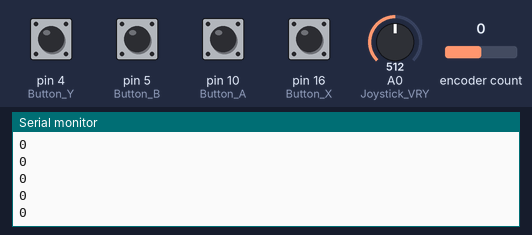
Bench run of a sketch on a simulated Arduino Leonardo, built with avr-gcc and run on an emulated ATmega32U4. Shown: the last lines printed to the serial monitor. The test bench sets the inputs (shaded band); at power-on: pin 4 (Button_Y), pin 5 (Button_B), pin 10 (Button_A), pin 16 (Button_X) HIGH, encoder count 0, A0 (Joystick_VRY) = 512. USB keyboard and mouse output is not drawn.

Above: at 1.2 s.
1.3 s: encoder count set to 1
At 1.33 s:
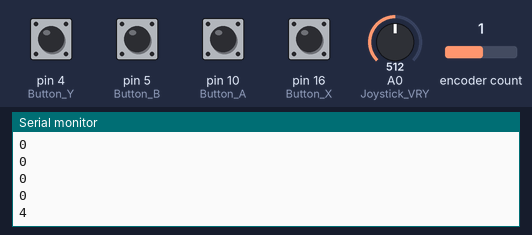
2.8 s: encoder count set to 2
At 2.81 s:
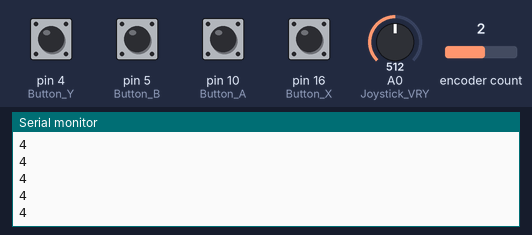
Timing chart, 0 to 5.8 s (numbered marks = the images above; inputs shaded):
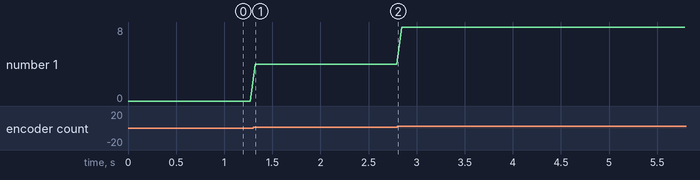

Measured:
- after the input at 1.3 s, the serial monitor: prints a new line at once (image 1)
- plotted number 1: 0 → 4 after the input at 1.3 s, 4 → 8 after the input at 2.8 s

The sketch:

joystick_arcade_race.ino
```cpp
#include <Joystick.h>
#include <Encoder.h>

long oldPosition  = -999;
//Encoder pin A and B to pin 5 and 6
Encoder myEnc(3, 2);

#define Joystick_GND  21 // Setando o pino A3 como o GND do nódulo Joystick
#define Joystick_VCC  20 // Setando o pino A2 como o Vcc do nódulo Joystick
#define Joystick_VRX  A1 // Setando os pinos abaixo cada um com sua função
#define Joystick_VRY  A0
#define Joystick_SW   15
#define Button_B      5
#define Button_Y      4
#define Button_A      10
#define Button_X      16
#define Button_Start  3
#define Button_Select 2

Joystick_ Joystick(JOYSTICK_DEFAULT_REPORT_ID,JOYSTICK_TYPE_GAMEPAD,
  11, 0,                  // Quantidade de botões, Numero de Hat Switch
  true, false, false,     // Eixos X e Y no joystick, mas não o eixo Z
  false, false, false,   // Sem Rx, Ry, ou Rz
  false, false,          // Sem rudder ou throttle
  false, false, true);  // Sem acelerador, freio, ou direção

void setup() {
  Serial.begin(9600);
  pinMode(Joystick_GND, OUTPUT); // Setendo Joystick_GND como saída, já que ele deverá jogar o valor 0V para o módulo.
  pinMode(Joystick_VCC, OUTPUT); // Setendo Joystick_VCC como saída, já que ele deverá jogar o valor 5V para o módulo.
  pinMode(Joystick_VRX, INPUT); // Setando como entrada porque este pino deverá ler o valor do joystick
  pinMode(Joystick_VRY, INPUT); // Setando como entrada porque este pino deverá ler o valor do joystick

  // Todos os botões abaixo estão setados como INPUT_PULLUP, dispensando resistores.
  pinMode(Button_B , INPUT_PULLUP);
  pinMode(Button_Y , INPUT_PULLUP);
  pinMode(Button_A , INPUT_PULLUP);
  pinMode(Button_X , INPUT_PULLUP);
  pinMode(Button_Start , INPUT_PULLUP);
  pinMode(Button_Select , INPUT_PULLUP);
  digitalWrite(Joystick_VCC, HIGH);// Setendo o valor de 5V no VCC do Joystick
  digitalWrite(Joystick_GND, LOW); //Setendo o valor de GND no GND do Joystick

  Joystick.begin();

  // Definindo os limites dos eixos.
  Joystick.setXAxisRange(-127, 127);
  Joystick.setYAxisRange(-127, 127);

}

void loop() {
  long newPosition = myEnc.read();
  if (newPosition != oldPosition);
    oldPosition = newPosition;
    Serial.println(newPosition);
  //Setando os valores dos eixos e botões
   Joystick.setXAxis(map(analogRead(Joystick_VRY),0,1023,-127,127)); // Utilizando a função Map para que o sinal original de 0 1023 seja adequado a -127 a 127
  // Joystick.setYAxis(map(analogRead(Joystick_VRX),0,1023,127,-127)); // Utilizando a função Map como no exemplo anterior, mas utilizando a vantagem da inversão

  // Como estamos usando INPUT_PULLUP, o valor precisa ser invertido.
   Joystick.setButton(0, !digitalRead(Button_X));
   Joystick.setButton(1, !digitalRead(Button_A));
   Joystick.setButton(2, !digitalRead(Button_B));
   Joystick.setButton(3, !digitalRead(Button_Y));
   Joystick.setButton(9, !digitalRead(Button_Start));
   Joystick.setButton(8, !digitalRead(Button_Select));

   // Um pequeno delay na ordem de fração do nosso movimento dos dedos.
   delay(50);
}
```
